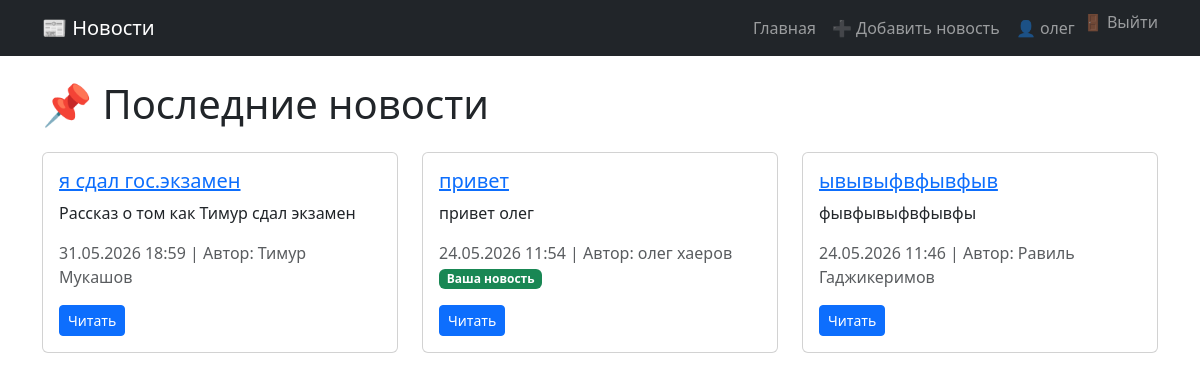
Screenshot of / (signed in) with the database file from the repository.
### news_app/models.py (models this page shows, shortened)
class News(models.Model):
    title = models.CharField(max_length=200)
    summary = models.CharField(max_length=300)
    content = models.TextField()
    author = models.ForeignKey(User, on_delete=models.CASCADE)
    date_created = models.DateTimeField(auto_now_add=True)
    date_updated = models.DateTimeField(auto_now=True)
    class Meta:
        ordering = ['-date_created']

### news_app/views.py (the view)
# urls.py: path('', views.home_view, name='home'),
def home_view(request):
    news_list = News.objects.all().order_by('-date_created')
    paginator = Paginator(news_list, 5)
    page_number = request.GET.get('page')
    page_obj = paginator.get_page(page_number)
    return render(request, 'home.html', {'page_obj': page_obj})

### news_app/templates/home.html (shortened to what this page needs)
{% extends 'base.html' %}
{% block content %}
<h1 class="mb-4">📌 Последние новости</h1>
{% if page_obj %}
    <div class="row">
        {% for news in page_obj %}
            <div class="col-md-4 mb-3">
                <div class="card">
                    <div class="card-body">
                        <h5 class="card-title">
                            <a href="{% url 'news_detail' news.pk %}">{{ news.title }}</a>
                        </h5>
                        <p class="card-text">{{ news.summary|truncatechars:100 }}</p>
                        <p class="text-muted">
                            {{ news.date_created|date:"d.m.Y H:i" }} |
                            Автор: {{ news.author.get_full_name|default:news.author.username }}
                            {% if user == news.author %}
                                <span class="badge bg-success">Ваша новость</span>
                            {% endif %}
                        </p>
                        <a href="{% url 'news_detail' news.pk %}" class="btn btn-sm btn-primary">Читать</a>
                    </div>
                </div>
            </div>
        {% endfor %}
    </div>
{% endif %}
{% endblock %}

### news_app/templates/base.html (shortened to what this page needs)
{% load static %}
<!DOCTYPE html>
<html lang="ru">
<head>
    <link href="https://cdn.jsdelivr.net/npm/bootstrap@5.3.0-alpha1/dist/css/bootstrap.min.css" rel="stylesheet">
    <link rel="stylesheet" href="{% static 'css/style.css' %}">
</head>
<body>
    <nav class="navbar navbar-expand-lg navbar-dark bg-dark">
        <div class="container">
            <a class="navbar-brand" href="{% url 'home' %}">📰 Новости</a>
            <div class="collapse navbar-collapse">
                <ul class="navbar-nav ms-auto">
                    <li class="nav-item"><a class="nav-link" href="{% url 'home' %}">Главная</a></li>
                    {% if user.is_authenticated %}
                        <li class="nav-item"><a class="nav-link" href="{% url 'news_create' %}">➕ Добавить новость</a></li>
                        <li class="nav-item"><a class="nav-link" href="{% url 'profile' %}">👤 {{ user.first_name|default:user.username }}</a></li>
                        <li class="nav-item">
                            <form action="{% url 'logout' %}" method="post" style="display: inline;">
                                <button type="submit" class="nav-link btn btn-link" style="display: inline; padding: 0; margin: 0; border: none; background: none; color: rgba(255,255,255,.55); text-decoration: none;">
                                    🚪 Выйти
                                </button>
                            </form>
                        </li>
                    {% else %}
                        <li class="nav-item"><a class="nav-link" href="{% url 'login' %}">Войти</a></li>
                        <li class="nav-item"><a class="nav-link" href="{% url 'register' %}">Регистрация</a></li>
                    {% endif %}
                </ul>
            </div>
        </div>
    </nav>
    <main class="container mt-4">
        {% block content %}
        {% endblock %}
    </main>
</body>
</html>

### rows the page displays
News: title "я сдал гос.экзамен", summary "Рассказ о том как Тимур сдал экзамен", date_created "31.05.2026 18:59", author.get_full_name "Тимур Мукашов"
News: title "привет", summary "привет олег", date_created "24.05.2026 11:54", author.get_full_name "олег хаеров", shows "Ваша новость"
News: title "ывывыфвфывфыв", summary "фывфывыфвфывфы", date_created "24.05.2026 11:46", author.get_full_name "Равиль Гаджикеримов"

### other values shown
{{ user.first_name|default:user.username }} "олег"
